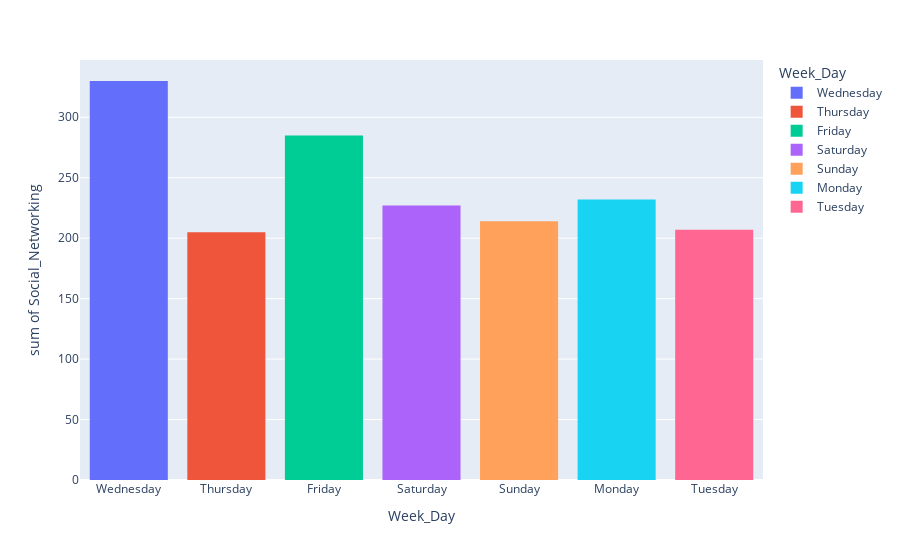

Notebook code for this chart:
### Code cell
fig = px.histogram(df,x="Week_Day",y="Social_Networking",color="Week_Day")
fig.show()

### Figure 1 — Plotly figure (JSON) as saved in the notebook; plotly's stock layout.template omitted (floating-point values rounded to 4 significant figures)
{"data": [{"alignmentgroup": "True", "bingroup": "x", "histfunc": "sum", "hovertemplate": "Week_Day=%{x}<br>sum of Social_Networking=%{y}<extra></extra>", "legendgroup": "Wednesday", "marker": {"color": "#636efa", "pattern": {"shape": ""}}, "name": "Wednesday", "offsetgroup": "Wednesday", "orientation": "v", "showlegend": true, "type": "histogram", "x": ["Wednesday", "Wednesday", "Wednesday", "Wednesday"], "xaxis": "x", "y": [89, 98, 90, 53], "yaxis": "y"}, {"alignmentgroup": "True", "bingroup": "x", "histfunc": "sum", "hovertemplate": "Week_Day=%{x}<br>sum of Social_Networking=%{y}<extra></extra>", "legendgroup": "Thursday", "marker": {"color": "#EF553B", "pattern": {"shape": ""}}, "name": "Thursday", "offsetgroup": "Thursday", "orientation": "v", "showlegend": true, "type": "histogram", "x": ["Thursday", "Thursday", "Thursday", "Thursday"], "xaxis": "x", "y": [78, 25, 60, 42], "yaxis": "y"}, {"alignmentgroup": "True", "bingroup": "x", "histfunc": "sum", "hovertemplate": "Week_Day=%{x}<br>sum of Social_Networking=%{y}<extra></extra>", "legendgroup": "Friday", "marker": {"color": "#00cc96", "pattern": {"shape": ""}}, "name": "Friday", "offsetgroup": "Friday", "orientation": "v", "showlegend": true, "type": "histogram", "x": ["Friday", "Friday", "Friday", "Friday"], "xaxis": "x", "y": [52, 76, 64, 93], "yaxis": "y"}, {"alignmentgroup": "True", "bingroup": "x", "histfunc": "sum", "hovertemplate": "Week_Day=%{x}<br>sum of Social_Networking=%{y}<extra></extra>", "legendgroup": "Saturday", "marker": {"color": "#ab63fa", "pattern": {"shape": ""}}, "name": "Saturday", "offsetgroup": "Saturday", "orientation": "v", "showlegend": true, "type": "histogram", "x": ["Saturday", "Saturday", "Saturday", "Saturday"], "xaxis": "x", "y": [69, 75, 34, 49], "yaxis": "y"}, {"alignmentgroup": "True", "bingroup": "x", "histfunc": "sum", "hovertemplate": "Week_Day=%{x}<br>sum of Social_Networking=%{y}<extra></extra>", "legendgroup": "Sunday", "marker": {"color": "#FFA15A", "pattern": {"shape": ""}}, "name": "Sunday", "offsetgroup": "Sunday", "orientation": "v", "showlegend": true, "type": "histogram", "x": ["Sunday", "Sunday", "Sunday", "Sunday"], "xaxis": "x", "y": [35, 42, 109, 28], "yaxis": "y"}, {"alignmentgroup": "True", "bingroup": "x", "histfunc": "sum", "hovertemplate": "Week_Day=%{x}<br>sum of Social_Networking=%{y}<extra></extra>", "legendgroup": "Monday", "marker": {"color": "#19d3f3", "pattern": {"shape": ""}}, "name": "Monday", "offsetgroup": "Monday", "orientation": "v", "showlegend": true, "type": "histogram", "x": ["Monday", "Monday", "Monday", "Monday"], "xaxis": "x", "y": [68, 46, 81, 37], "yaxis": "y"}, {"alignmentgroup": "True", "bingroup": "x", "histfunc": "sum", "hovertemplate": "Week_Day=%{x}<br>sum of Social_Networking=%{y}<extra></extra>", "legendgroup": "Tuesday", "marker": {"color": "#FF6692", "pattern": {"shape": ""}}, "name": "Tuesday", "offsetgroup": "Tuesday", "orientation": "v", "showlegend": true, "type": "histogram", "x": ["Tuesday", "Tuesday", "Tuesday", "Tuesday"], "xaxis": "x", "y": [56, 40, 70, 41], "yaxis": "y"}], "layout": {"barmode": "relative", "legend": {"title": {"text": "Week_Day"}, "tracegroupgap": 0}, "margin": {"t": 60}, "xaxis": {"anchor": "y", "categoryarray": ["Wednesday", "Thursday", "Friday", "Saturday", "Sunday", "Monday", "Tuesday"], "categoryorder": "array", "domain": [0, 1], "title": {"text": "Week_Day"}}, "yaxis": {"anchor": "x", "domain": [0, 1], "title": {"text": "sum of Social_Networking"}}}}
